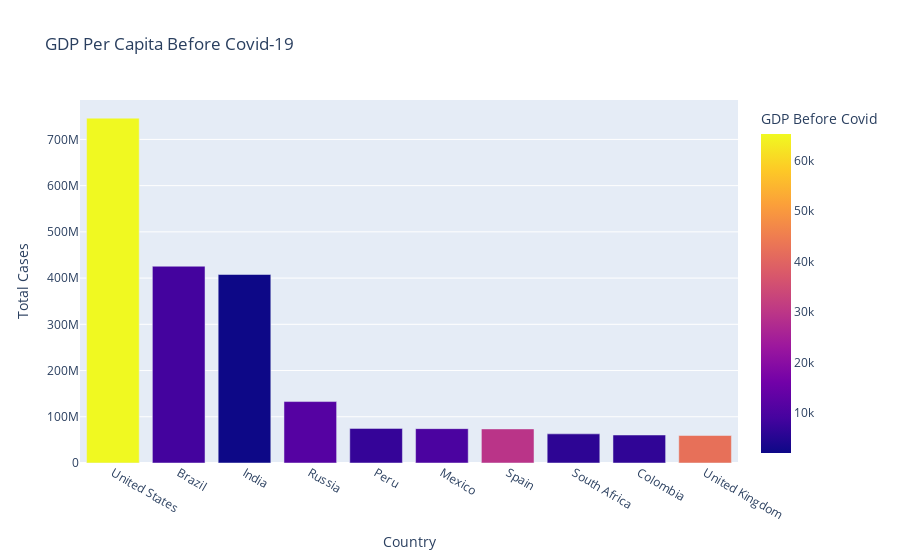

Here is the notebook cell this chart was saved with:
### Markdown cell above
Now, let's delve into analyzing the economic ramifications of COVID-19. GDP per capita emerges as the pivotal metric for assessing the economic downturns resulting from the COVID-19 outbreak.

    Initially, let's examine the GDP per capita figures before the onset of COVID-19 across countries with the highest reported number of COVID-19 cases:

### Code cell
fig = px.bar(data, x='Country', y='Total Cases',
             hover_data=['Population', 'Total Deaths'], 
             color='GDP Before Covid', height=400, 
             title="GDP Per Capita Before Covid-19")
fig.show()

### Figure 1 — Plotly figure (JSON) as saved in the notebook; plotly's stock layout.template omitted (floating-point values rounded to 4 significant figures)
{"data": [{"alignmentgroup": "True", "customdata": [[19.62, 26477574], [19.17, 14340567], [21.05, 7247327], [18.8, 2131571], [17.31, 3020038], [18.67, 7295850], [17.66, 5510624], [17.9, 1357682], [17.75, 1936134], [18.03, 7249573]], "hovertemplate": "Country=%{x}<br>Total Cases=%{y}<br>Population=%{customdata[0]}<br>Total Deaths=%{customdata[1]}<br>GDP Before Covid=%{marker.color}<extra></extra>", "legendgroup": "", "marker": {"color": [65280.0, 8897.0, 2101.0, 11500.0, 7028.0, 9946.0, 29560.0, 6001.0, 6425.0, 42350.0], "coloraxis": "coloraxis", "pattern": {"shape": ""}}, "name": "", "offsetgroup": "", "orientation": "v", "showlegend": false, "textposition": "auto", "type": "bar", "x": ["United States", "Brazil", "India", "Russia", "Peru", "Mexico", "Spain", "South Africa", "Colombia", "United Kingdom"], "xaxis": "x", "y": [746014098, 425704517, 407771615, 132888951, 74882695, 74347548, 73717676, 63027659, 60543682, 59475032], "yaxis": "y"}], "layout": {"autosize": true, "barmode": "relative", "coloraxis": {"colorbar": {"title": {"text": "GDP Before Covid"}}, "colorscale": [[0, "#0d0887"], [0.1111, "#46039f"], [0.2222, "#7201a8"], [0.3333, "#9c179e"], [0.4444, "#bd3786"], [0.5556, "#d8576b"], [0.6667, "#ed7953"], [0.7778, "#fb9f3a"], [0.8889, "#fdca26"], [1, "#f0f921"]]}, "legend": {"tracegroupgap": 0}, "title": {"text": "GDP Per Capita Before Covid-19"}, "xaxis": {"anchor": "y", "autorange": true, "domain": [0, 1], "range": [-0.5, 9.5], "title": {"text": "Country"}, "type": "category"}, "yaxis": {"anchor": "x", "autorange": true, "domain": [0, 1], "range": [0, 785300000.0], "title": {"text": "Total Cases"}, "type": "linear"}}}
